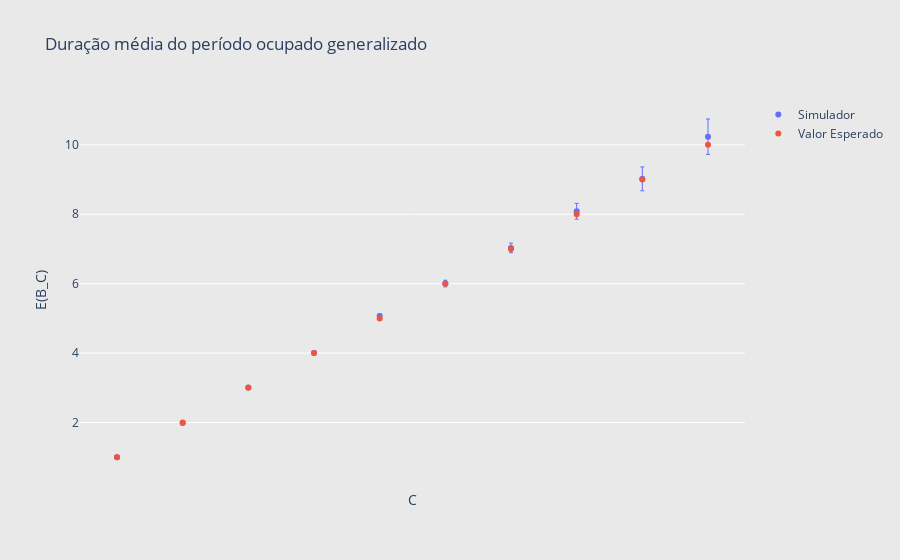

Notebook cell for this chart:
### Code cell
fig = go.Figure()

# Adicionar os resultados simulados
fig.add_trace(
    go.Scatter(
        x=C_values,
        y=simulator_results,
        error_y=dict(
            type='data',
            symmetric=True,
            array=control_interval,
            thickness=1,
            width=2
        ),
        mode='markers',
        name='Simulador'
    )
)

# Adicionar os valores esperados
fig.add_trace(
    go.Scatter(
        x=C_values,
        y=expected_results,
        mode='markers',
        name='Valor Esperado'
    )
)

# Configurar o layout
fig.update_layout(
    title='Duração média do período ocupado generalizado',
    xaxis=dict(title='C', showgrid=False, zeroline=False, showticklabels=False),
    yaxis=dict(title='E(B_C)', zeroline=False, gridcolor='white'),
    paper_bgcolor='rgb(233,233,233)',
    plot_bgcolor='rgb(233,233,233)',
)

fig.show()

### Figure 1 — Plotly figure (JSON) as saved in the notebook; plotly's stock layout.template omitted (floating-point values rounded to 4 significant figures)
{"data": [{"error_y": {"array": [0.005442, 0.01095, 0.01852, 0.03929, 0.05536, 0.09604, 0.139, 0.2265, 0.3428, 0.5102], "symmetric": true, "thickness": 1, "type": "data", "width": 2}, "mode": "markers", "name": "Simulador", "type": "scatter", "x": [1, 2, 3, 4, 5, 6, 7, 8, 9, 10], "y": [0.9999, 1.985, 3.012, 4.002, 5.07, 6.005, 7.031, 8.088, 9.021, 10.24]}, {"mode": "markers", "name": "Valor Esperado", "type": "scatter", "x": [1, 2, 3, 4, 5, 6, 7, 8, 9, 10], "y": [1, 2, 3, 4, 5, 6, 7, 8, 9, 10]}], "layout": {"paper_bgcolor": "rgb(233,233,233)", "plot_bgcolor": "rgb(233,233,233)", "title": {"text": "Duração média do período ocupado generalizado"}, "xaxis": {"showgrid": false, "showticklabels": false, "title": {"text": "C"}, "zeroline": false}, "yaxis": {"gridcolor": "white", "title": {"text": "E(B_C)"}, "zeroline": false}}}
